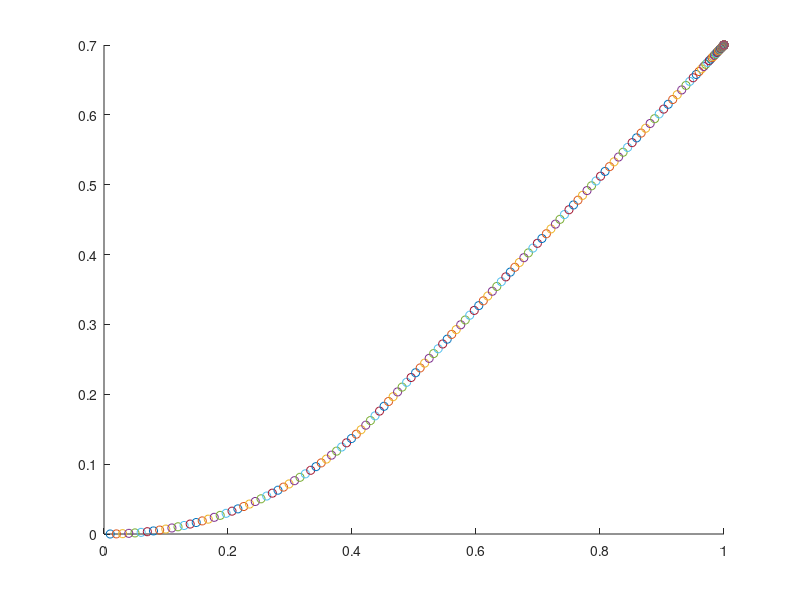

Reproduce this figure in MATLAB.
clear all
close all
clc


l = 0.2;

t = 0;
Tf = 5;
dt = 0.01;

x = 0;
y = 0;
theta = 0;

% vr = 0.2;
% vl = 0;

xd = 1;
yd = 0.7;

kt = 10;
kr = 100;

while t<Tf

    xe = x - xd;
    ye = y - yd;

    thetad = atan2(yd-y,xd-x);
    thetae = theta - thetad;

    v = kt*sqrt(xe^2 + ye^2);
    omega = -kr*thetae;

    if v > 1
        v = 1;
    end
    if omega > pi/2
        omega = pi/2;
    end
    if omega < -pi/2
        omega = -pi/2;
    end

    vr = v + 0.5*l*omega;
    vl = v - 0.5*l*omega;

%     if vr > 1
%         vr = 1;
%     end
%     if vr < -1
%         vr = -1;
%     end
% 
% 
%     if vl > 1
%         vl = 1;
%     end
%     if vl < -1
%         vl = -1;
%     end
    %%---------------------
    %%Esto es como el robot real:

    v = (vr + vl)/2;
    omega = (vr - vl)/l;

    xp = v*cos(theta);
    yp = v*sin(theta);
    thetap = omega;
    
    x = x + xp*dt;
    y = y + yp*dt;
    theta = theta + thetap*dt;

    t = t + dt;

    figure(1)
    scatter(x,y)
    hold on
end

